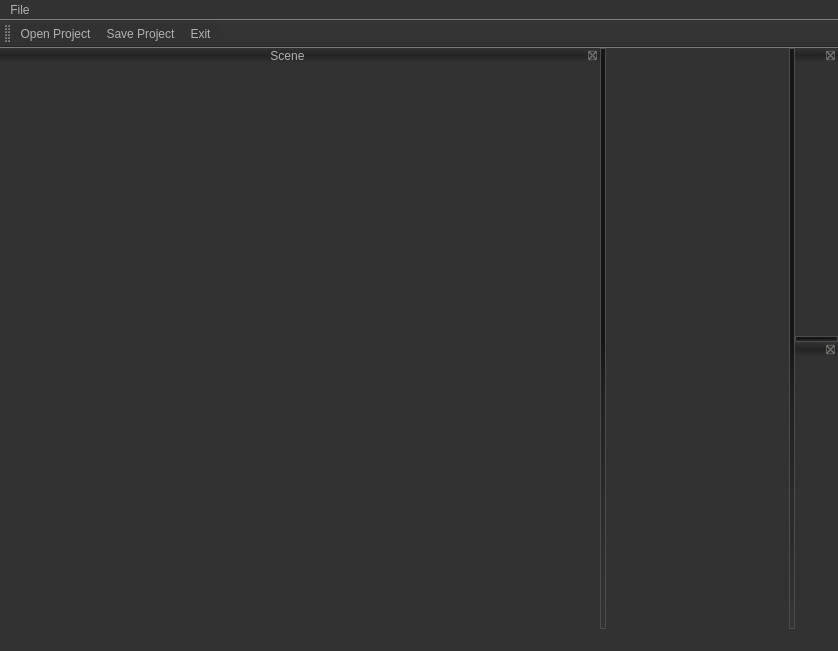
<?xml version="1.0" encoding="UTF-8"?>
<ui version="4.0">
 <class>MainWindow</class>
 <widget class="QMainWindow" name="MainWindow">
  <property name="geometry">
   <rect>
    <x>0</x>
    <y>0</y>
    <width>838</width>
    <height>651</height>
   </rect>
  </property>
  <property name="windowTitle">
   <string>MainWindow</string>
  </property>
  <property name="styleSheet">
   <string notr="true">QToolTip
{
     border: 1px solid black;
     background-color: #ffa02f;
     padding: 1px;
     border-radius: 3px;
     opacity: 100;
}

QWidget
{
    color: #b1b1b1;
    background-color: #323232;
}

QWidget:item:hover
{
    background-color: QLinearGradient( x1: 0, y1: 0, x2: 0, y2: 1, stop: 0 #ffa02f, stop: 1 #ca0619);
    color: #000000;
}

QWidget:item:selected
{
    background-color: QLinearGradient( x1: 0, y1: 0, x2: 0, y2: 1, stop: 0 #ffa02f, stop: 1 #d7801a);
}

QMenuBar::item
{
    background: transparent;
}

QMenuBar::item:selected
{
    background: transparent;
    border: 1px solid #ffaa00;
}

QMenuBar::item:pressed
{
    background: #444;
    border: 1px solid #000;
    background-color: QLinearGradient(
        x1:0, y1:0,
        x2:0, y2:1,
        stop:1 #212121,
        stop:0.4 #343434/*,
        stop:0.2 #343434,
        stop:0.1 #ffaa00*/
    );
    margin-bottom:-1px;
    padding-bottom:1px;
}

QMenu
{
    border: 1px solid #000;
}

QMenu::item
{
    padding: 2px 20px 2px 20px;
}

QMenu::item:selected
{
    color: #000000;
}

QWidget:disabled
{
    color: #404040;
    background-color: #323232;
}

QAbstractItemView
{
    background-color: QLinearGradient( x1: 0, y1: 0, x2: 0, y2: 1, stop: 0 #4d4d4d, stop: 0.1 #646464, stop: 1 #5d5d5d);
}

QWidget:focus
{
    /*border: 2px solid QLinearGradient( x1: 0, y1: 0, x2: 0, y2: 1, stop: 0 #ffa02f, stop: 1 #d7801a);*/
}

QLineEdit
{
    background-color: QLinearGradient( x1: 0, y1: 0, x2: 0, y2: 1, stop: 0 #4d4d4d, stop: 0 #646464, stop: 1 #5d5d5d);
    padding: 1px;
    border-style: solid;
    border: 1px solid #1e1e1e;
    border-radius: 5;
}

QPushButton
{
    color: #b1b1b1;
    background-color: QLinearGradient( x1: 0, y1: 0, x2: 0, y2: 1, stop: 0 #565656, stop: 0.1 #525252, stop: 0.5 #4e4e4e, stop: 0.9 #4a4a4a, stop: 1 #464646);
    border-width: 1px;
    border-color: #1e1e1e;
    border-style: solid;
    border-radius: 6;
    padding: 3px;
    font-size: 12px;
    padding-left: 5px;
    padding-right: 5px;
}

QPushButton:pressed
{
    background-color: QLinearGradient( x1: 0, y1: 0, x2: 0, y2: 1, stop: 0 #2d2d2d, stop: 0.1 #2b2b2b, stop: 0.5 #292929, stop: 0.9 #282828, stop: 1 #252525);
}

QComboBox
{
    selection-background-color: #ffaa00;
    background-color: QLinearGradient( x1: 0, y1: 0, x2: 0, y2: 1, stop: 0 #565656, stop: 0.1 #525252, stop: 0.5 #4e4e4e, stop: 0.9 #4a4a4a, stop: 1 #464646);
    border-style: solid;
    border: 1px solid #1e1e1e;
    border-radius: 5;
}

QComboBox:hover,QPushButton:hover
{
    border: 2px solid QLinearGradient( x1: 0, y1: 0, x2: 0, y2: 1, stop: 0 #ffa02f, stop: 1 #d7801a);
}


QComboBox:on
{
    padding-top: 3px;
    padding-left: 4px;
    background-color: QLinearGradient( x1: 0, y1: 0, x2: 0, y2: 1, stop: 0 #2d2d2d, stop: 0.1 #2b2b2b, stop: 0.5 #292929, stop: 0.9 #282828, stop: 1 #252525);
    selection-background-color: #ffaa00;
}

QComboBox QAbstractItemView
{
    border: 2px solid darkgray;
    selection-background-color: QLinearGradient( x1: 0, y1: 0, x2: 0, y2: 1, stop: 0 #ffa02f, stop: 1 #d7801a);
}

QComboBox::drop-down
{
     subcontrol-origin: padding;
     subcontrol-position: top right;
     width: 15px;

     border-left-width: 0px;
     border-left-color: darkgray;
     border-left-style: solid; /* just a single line */
     border-top-right-radius: 3px; /* same radius as the QComboBox */
     border-bottom-right-radius: 3px;
 }

QComboBox::down-arrow
{
     image: url(:/down_arrow.png);
}

QGroupBox:focus
{
border: 2px solid QLinearGradient( x1: 0, y1: 0, x2: 0, y2: 1, stop: 0 #ffa02f, stop: 1 #d7801a);
}

QTextEdit:focus
{
    border: 2px solid QLinearGradient( x1: 0, y1: 0, x2: 0, y2: 1, stop: 0 #ffa02f, stop: 1 #d7801a);
}

QScrollBar:horizontal {
     border: 1px solid #222222;
     background: QLinearGradient( x1: 0, y1: 0, x2: 0, y2: 1, stop: 0.0 #121212, stop: 0.2 #282828, stop: 1 #484848);
     height: 7px;
     margin: 0px 16px 0 16px;
}

QScrollBar::handle:horizontal
{
      background: QLinearGradient( x1: 0, y1: 0, x2: 1, y2: 0, stop: 0 #ffa02f, stop: 0.5 #d7801a, stop: 1 #ffa02f);
      min-height: 20px;
      border-radius: 2px;
}

QScrollBar::add-line:horizontal {
      border: 1px solid #1b1b19;
      border-radius: 2px;
      background: QLinearGradient( x1: 0, y1: 0, x2: 1, y2: 0, stop: 0 #ffa02f, stop: 1 #d7801a);
      width: 14px;
      subcontrol-position: right;
      subcontrol-origin: margin;
}

QScrollBar::sub-line:horizontal {
      border: 1px solid #1b1b19;
      border-radius: 2px;
      background: QLinearGradient( x1: 0, y1: 0, x2: 1, y2: 0, stop: 0 #ffa02f, stop: 1 #d7801a);
      width: 14px;
     subcontrol-position: left;
     subcontrol-origin: margin;
}

QScrollBar::right-arrow:horizontal, QScrollBar::left-arrow:horizontal
{
      border: 1px solid black;
      width: 1px;
      height: 1px;
      background: white;
}

QScrollBar::add-page:horizontal, QScrollBar::sub-page:horizontal
{
      background: none;
}

QScrollBar:vertical
{
      background: QLinearGradient( x1: 0, y1: 0, x2: 1, y2: 0, stop: 0.0 #121212, stop: 0.2 #282828, stop: 1 #484848);
      width: 7px;
      margin: 16px 0 16px 0;
      border: 1px solid #222222;
}

QScrollBar::handle:vertical
{
      background: QLinearGradient( x1: 0, y1: 0, x2: 0, y2: 1, stop: 0 #ffa02f, stop: 0.5 #d7801a, stop: 1 #ffa02f);
      min-height: 20px;
      border-radius: 2px;
}

QScrollBar::add-line:vertical
{
      border: 1px solid #1b1b19;
      border-radius: 2px;
      background: QLinearGradient( x1: 0, y1: 0, x2: 0, y2: 1, stop: 0 #ffa02f, stop: 1 #d7801a);
      height: 14px;
      subcontrol-position: bottom;
      subcontrol-origin: margin;
}

QScrollBar::sub-line:vertical
{
      border: 1px solid #1b1b19;
      border-radius: 2px;
      background: QLinearGradient( x1: 0, y1: 0, x2: 0, y2: 1, stop: 0 #d7801a, stop: 1 #ffa02f);
      height: 14px;
      subcontrol-position: top;
      subcontrol-origin: margin;
}

QScrollBar::up-arrow:vertical, QScrollBar::down-arrow:vertical
{
      border: 1px solid black;
      width: 1px;
      height: 1px;
      background: white;
}


QScrollBar::add-page:vertical, QScrollBar::sub-page:vertical
{
      background: none;
}

QTextEdit
{
    background-color: #242424;
}

QPlainTextEdit
{
    background-color: #242424;
}

QHeaderView::section
{
    background-color: QLinearGradient(x1:0, y1:0, x2:0, y2:1, stop:0 #616161, stop: 0.5 #505050, stop: 0.6 #434343, stop:1 #656565);
    color: white;
    padding-left: 4px;
    border: 1px solid #6c6c6c;
}

QCheckBox:disabled
{
color: #414141;
}

QDockWidget::title
{
    text-align: center;
    spacing: 3px; /* spacing between items in the tool bar */
    background-color: QLinearGradient(x1:0, y1:0, x2:0, y2:1, stop:0 #323232, stop: 0.5 #242424, stop:1 #323232);
}

QDockWidget::close-button, QDockWidget::float-button
{
    text-align: center;
    spacing: 1px; /* spacing between items in the tool bar */
    background-color: QLinearGradient(x1:0, y1:0, x2:0, y2:1, stop:0 #323232, stop: 0.5 #242424, stop:1 #323232);
}

QDockWidget::close-button:hover, QDockWidget::float-button:hover
{
    background: #242424;
}

QDockWidget::close-button:pressed, QDockWidget::float-button:pressed
{
    padding: 1px -1px -1px 1px;
}

QMainWindow::separator
{
    background-color: QLinearGradient(x1:0, y1:0, x2:0, y2:1, stop:0 #161616, stop: 0.5 #151515, stop: 0.6 #212121, stop:1 #343434);
    color: white;
    padding-left: 4px;
    border: 1px solid #4c4c4c;
    spacing: 3px; /* spacing between items in the tool bar */
}

QMainWindow::separator:hover
{

    background-color: QLinearGradient(x1:0, y1:0, x2:0, y2:1, stop:0 #d7801a, stop:0.5 #b56c17 stop:1 #ffa02f);
    color: white;
    padding-left: 4px;
    border: 1px solid #6c6c6c;
    spacing: 3px; /* spacing between items in the tool bar */
}

QToolBar::handle
{
     spacing: 3px; /* spacing between items in the tool bar */
     background: url(:/images/handle.png);
}

QMenu::separator
{
    height: 2px;
    background-color: QLinearGradient(x1:0, y1:0, x2:0, y2:1, stop:0 #161616, stop: 0.5 #151515, stop: 0.6 #212121, stop:1 #343434);
    color: white;
    padding-left: 4px;
    margin-left: 10px;
    margin-right: 5px;
}

QProgressBar
{
    border: 2px solid grey;
    border-radius: 5px;
    text-align: center;
}

QProgressBar::chunk
{
    background-color: #d7801a;
    width: 2.15px;
    margin: 0.5px;
}

QTabBar::tab {
    color: #b1b1b1;
    border: 1px solid #444;
    border-bottom-style: none;
    background-color: #323232;
    padding-left: 10px;
    padding-right: 10px;
    padding-top: 3px;
    padding-bottom: 2px;
    margin-right: -1px;
}

QTabWidget::pane {
    border: 1px solid #444;
    top: 1px;
}

QTabBar::tab:last
{
    margin-right: 0; /* the last selected tab has nothing to overlap with on the right */
    border-top-right-radius: 3px;
}

QTabBar::tab:first:!selected
{
 margin-left: 0px; /* the last selected tab has nothing to overlap with on the right */


    border-top-left-radius: 3px;
}

QTabBar::tab:!selected
{
    color: #b1b1b1;
    border-bottom-style: solid;
    margin-top: 3px;
    background-color: QLinearGradient(x1:0, y1:0, x2:0, y2:1, stop:1 #212121, stop:.4 #343434);
}

QTabBar::tab:selected
{
    border-top-left-radius: 3px;
    border-top-right-radius: 3px;
    margin-bottom: 0px;
}

QTabBar::tab:!selected:hover
{
    /*border-top: 2px solid #ffaa00;
    padding-bottom: 3px;*/
    border-top-left-radius: 3px;
    border-top-right-radius: 3px;
    background-color: QLinearGradient(x1:0, y1:0, x2:0, y2:1, stop:1 #212121, stop:0.4 #343434, stop:0.2 #343434, stop:0.1 #ffaa00);
}

QRadioButton::indicator:checked, QRadioButton::indicator:unchecked{
    color: #b1b1b1;
    background-color: #323232;
    border: 1px solid #b1b1b1;
    border-radius: 6px;
}

QRadioButton::indicator:checked
{
    background-color: qradialgradient(
        cx: 0.5, cy: 0.5,
        fx: 0.5, fy: 0.5,
        radius: 1.0,
        stop: 0.25 #ffaa00,
        stop: 0.3 #323232
    );
}

QCheckBox::indicator{
    color: #b1b1b1;
    background-color: #323232;
    border: 1px solid #b1b1b1;
    width: 9px;
    height: 9px;
}

QRadioButton::indicator
{
    border-radius: 6px;
}

QRadioButton::indicator:hover, QCheckBox::indicator:hover
{
    border: 1px solid #ffaa00;
}

QCheckBox::indicator:checked
{
    image:url(:/images/checkbox.png);
}

QCheckBox::indicator:disabled, QRadioButton::indicator:disabled
{
    border: 1px solid #444;
}</string>
  </property>
  <widget class="QWidget" name="centralWidget"/>
  <widget class="QMenuBar" name="menuBar">
   <property name="geometry">
    <rect>
     <x>0</x>
     <y>0</y>
     <width>838</width>
     <height>21</height>
    </rect>
   </property>
   <widget class="QMenu" name="menuOpen_Project">
    <property name="title">
     <string>File</string>
    </property>
    <addaction name="actionOpen_Project"/>
    <addaction name="actionSave_Project"/>
    <addaction name="separator"/>
    <addaction name="actionExit"/>
   </widget>
   <addaction name="menuOpen_Project"/>
  </widget>
  <widget class="QStatusBar" name="statusBar"/>
  <widget class="QDockWidget" name="Hierarchy">
   <property name="windowTitle">
    <string>Hierarchy</string>
   </property>
   <attribute name="dockWidgetArea">
    <number>2</number>
   </attribute>
   <widget class="QWidget" name="dockWidgetContents_6"/>
  </widget>
  <widget class="QDockWidget" name="Inspector">
   <property name="windowTitle">
    <string>Inspector</string>
   </property>
   <attribute name="dockWidgetArea">
    <number>2</number>
   </attribute>
   <widget class="QWidget" name="dockWidgetContents_10"/>
  </widget>
  <widget class="QToolBar" name="toolBar">
   <property name="windowTitle">
    <string>toolBar</string>
   </property>
   <attribute name="toolBarArea">
    <enum>TopToolBarArea</enum>
   </attribute>
   <attribute name="toolBarBreak">
    <bool>false</bool>
   </attribute>
   <addaction name="actionOpen_Project"/>
   <addaction name="actionSave_Project"/>
   <addaction name="actionExit"/>
  </widget>
  <widget class="QDockWidget" name="Scene_Render">
   <property name="sizePolicy">
    <sizepolicy hsizetype="Expanding" vsizetype="Preferred">
     <horstretch>0</horstretch>
     <verstretch>0</verstretch>
    </sizepolicy>
   </property>
   <property name="minimumSize">
    <size>
     <width>600</width>
     <height>35</height>
    </size>
   </property>
   <property name="sizeIncrement">
    <size>
     <width>1</width>
     <height>1</height>
    </size>
   </property>
   <property name="baseSize">
    <size>
     <width>0</width>
     <height>0</height>
    </size>
   </property>
   <property name="windowTitle">
    <string notr="true">Scene</string>
   </property>
   <attribute name="dockWidgetArea">
    <number>1</number>
   </attribute>
   <widget class="QWidget" name="dockWidgetContents_7">
    <widget class="QWidget" name="verticalLayoutWidget">
     <property name="geometry">
      <rect>
       <x>10</x>
       <y>10</y>
       <width>751</width>
       <height>431</height>
      </rect>
     </property>
     <layout class="QVBoxLayout" name="scene_layout"/>
    </widget>
   </widget>
  </widget>
  <action name="actionOpen_Project">
   <property name="icon">
    <iconset resource="icons.qrc">
     <normaloff>:/icons/Resources/Icons/Folder.png</normaloff>:/icons/Resources/Icons/Folder.png</iconset>
   </property>
   <property name="text">
    <string>Open Project</string>
   </property>
  </action>
  <action name="actionSave_Project">
   <property name="icon">
    <iconset resource="icons.qrc">
     <normaloff>:/icons/Resources/Icons/CD case.png</normaloff>:/icons/Resources/Icons/CD case.png</iconset>
   </property>
   <property name="text">
    <string>Save Project</string>
   </property>
  </action>
  <action name="actionExit">
   <property name="icon">
    <iconset resource="icons.qrc">
     <normaloff>:/icons/Resources/Icons/exit.png</normaloff>:/icons/Resources/Icons/exit.png</iconset>
   </property>
   <property name="text">
    <string>Exit</string>
   </property>
  </action>
 </widget>
 <layoutdefault spacing="6" margin="11"/>
 <resources>
  <include location="icons.qrc"/>
 </resources>
 <connections/>
</ui>
